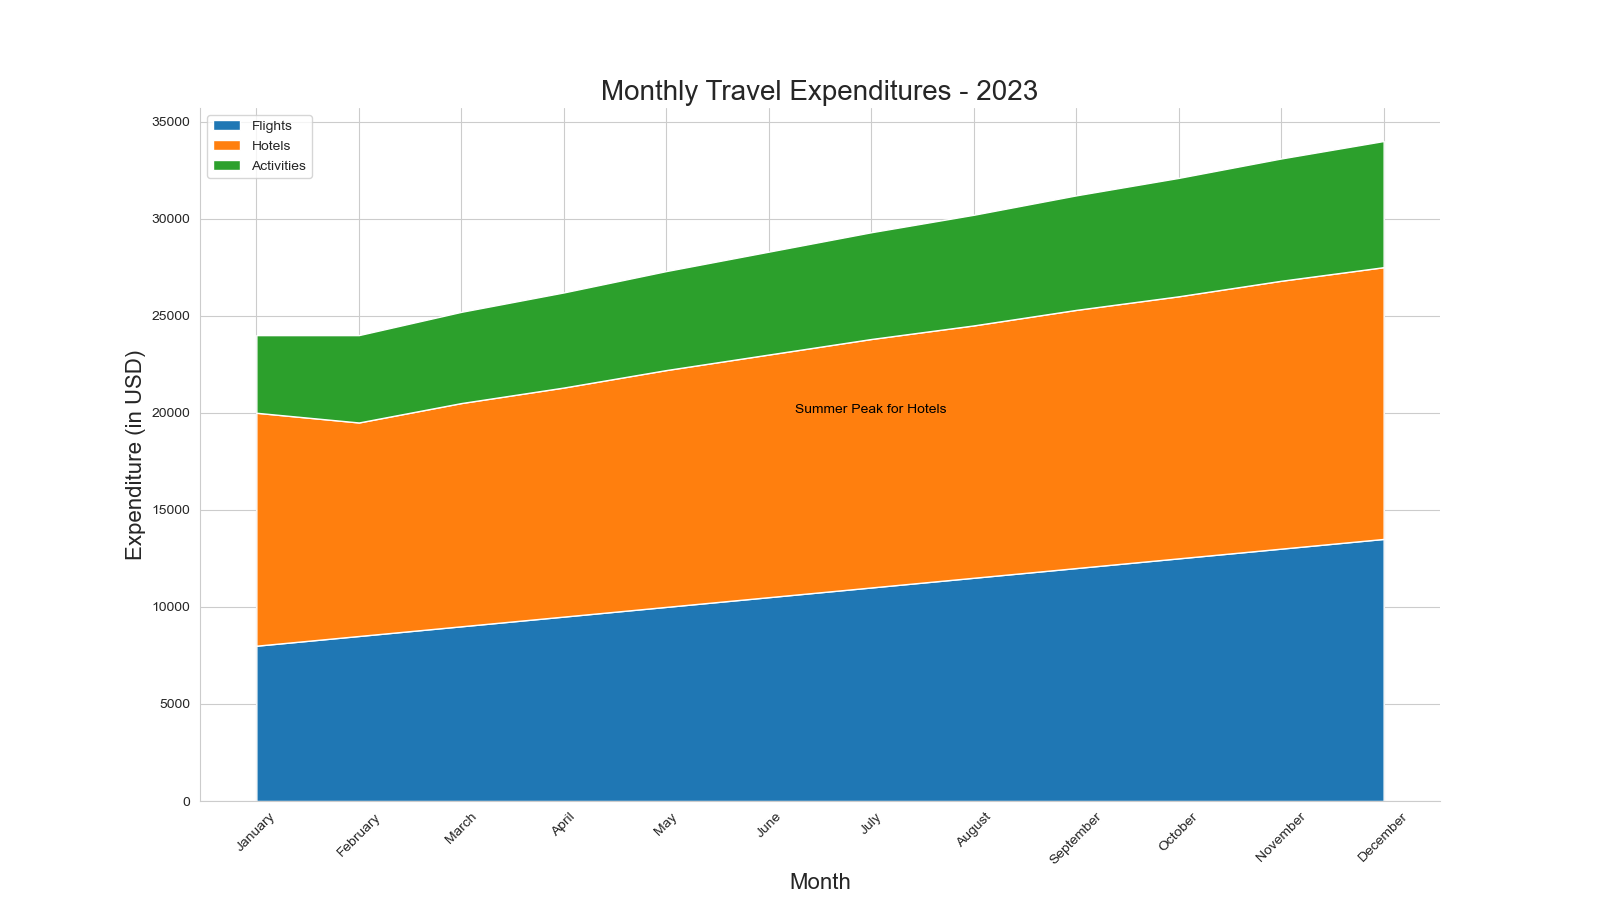

Here is the Python script that generated this plot:

import pandas as pd
import seaborn as sns
import matplotlib.pyplot as plt
import numpy as np

# Data in a Pandas DataFrame
data = pd.DataFrame({
    'Month': ['January', 'February', 'March', 'April', 'May', 'June',
              'July', 'August', 'September', 'October', 'November', 'December'],
    'Flights': [8000, 8500, 9000, 9500, 10000, 10500, 
                11000, 11500, 12000, 12500, 13000, 13500],
    'Hotels': [12000, 11000, 11500, 11800, 12200, 12500,
               12800, 13000, 13300, 13500, 13800, 14000],
    'Activities': [4000, 4500, 4700, 4900, 5100, 5300,
                   5500, 5700, 5900, 6100, 6300, 6500]
})

# Transform data for stacked area plot
data = data.set_index('Month')
data.index = pd.CategoricalIndex(data.index, 
                                 categories=['January', 'February', 'March', 'April', 'May', 'June',
                                             'July', 'August', 'September', 'October', 'November', 'December'], 
                                 ordered=True)
data = data.sort_index()

# Stacked area plot
plt.figure(figsize=(16, 9))
sns.set_style("whitegrid")

# Define colors for each category
colors = ["#1f77b4", "#ff7f0e", "#2ca02c"]

# Generating the stacked areas
plt.stackplot(data.index, data['Flights'], data['Hotels'], data['Activities'], labels=['Flights', 'Hotels', 'Activities'], colors=colors)

# Aesthetics
plt.title('Monthly Travel Expenditures - 2023', fontsize=20)
plt.ylabel('Expenditure (in USD)', fontsize=16)
plt.xlabel('Month', fontsize=16)
plt.xticks(rotation=45)
plt.legend(loc='upper left')

# Annotating a specific data point
plt.text('July', 20000, 'Summer Peak for Hotels', horizontalalignment='center', color='black')

# Show plot
sns.despine()
plt.show()
